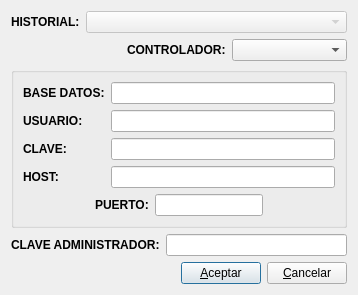
<?xml version="1.0" encoding="UTF-8"?>
<ui version="4.0">
 <author>José Manuel Díez Botella</author>
 <class>import_usuarios</class>
 <widget class="QDialog" name="import_usuarios">
  <property name="geometry">
   <rect>
    <x>0</x>
    <y>0</y>
    <width>358</width>
    <height>294</height>
   </rect>
  </property>
  <property name="windowTitle">
   <string>Importar usuarios</string>
  </property>
  <layout class="QVBoxLayout">
   <item>
    <layout class="QHBoxLayout">
     <property name="spacing">
      <number>6</number>
     </property>
     <property name="margin">
      <number>0</number>
     </property>
     <item>
      <widget class="QLabel" name="label">
       <property name="font">
        <font>
         <weight>75</weight>
         <bold>true</bold>
        </font>
       </property>
       <property name="text">
        <string>HISTORIAL:</string>
       </property>
      </widget>
     </item>
     <item>
      <widget class="QComboBox" name="bdcomboBox">
       <property name="enabled">
        <bool>false</bool>
       </property>
       <property name="sizePolicy">
        <sizepolicy hsizetype="Expanding" vsizetype="Fixed">
         <horstretch>0</horstretch>
         <verstretch>0</verstretch>
        </sizepolicy>
       </property>
      </widget>
     </item>
    </layout>
   </item>
   <item>
    <layout class="QHBoxLayout">
     <property name="spacing">
      <number>6</number>
     </property>
     <property name="margin">
      <number>0</number>
     </property>
     <item>
      <spacer>
       <property name="orientation">
        <enum>Qt::Horizontal</enum>
       </property>
       <property name="sizeHint" stdset="0">
        <size>
         <width>40</width>
         <height>20</height>
        </size>
       </property>
      </spacer>
     </item>
     <item>
      <widget class="QLabel" name="label_6">
       <property name="font">
        <font>
         <weight>75</weight>
         <bold>true</bold>
        </font>
       </property>
       <property name="text">
        <string>CONTROLADOR:</string>
       </property>
      </widget>
     </item>
     <item>
      <widget class="QComboBox" name="controladorcomboBox">
       <property name="sizePolicy">
        <sizepolicy hsizetype="Expanding" vsizetype="Fixed">
         <horstretch>0</horstretch>
         <verstretch>0</verstretch>
        </sizepolicy>
       </property>
      </widget>
     </item>
    </layout>
   </item>
   <item>
    <widget class="QGroupBox" name="groupBox">
     <property name="title">
      <string/>
     </property>
     <layout class="QVBoxLayout">
      <item>
       <layout class="QGridLayout">
        <item row="0" column="0">
         <widget class="QLabel" name="label_3">
          <property name="font">
           <font>
            <weight>75</weight>
            <bold>true</bold>
           </font>
          </property>
          <property name="text">
           <string>BASE DATOS:</string>
          </property>
         </widget>
        </item>
        <item row="0" column="1">
         <widget class="QLineEdit" name="bdlineEdit"/>
        </item>
        <item row="1" column="0">
         <widget class="QLabel" name="label_2">
          <property name="font">
           <font>
            <weight>75</weight>
            <bold>true</bold>
           </font>
          </property>
          <property name="text">
           <string>USUARIO:</string>
          </property>
         </widget>
        </item>
        <item row="1" column="1">
         <widget class="QLineEdit" name="usuariolineEdit"/>
        </item>
        <item row="2" column="0">
         <widget class="QLabel" name="label_4">
          <property name="font">
           <font>
            <weight>75</weight>
            <bold>true</bold>
           </font>
          </property>
          <property name="text">
           <string>CLAVE:</string>
          </property>
         </widget>
        </item>
        <item row="2" column="1">
         <widget class="QLineEdit" name="clavelineEdit">
          <property name="echoMode">
           <enum>QLineEdit::Password</enum>
          </property>
         </widget>
        </item>
        <item row="3" column="0">
         <widget class="QLabel" name="label_5">
          <property name="font">
           <font>
            <weight>75</weight>
            <bold>true</bold>
           </font>
          </property>
          <property name="text">
           <string>HOST:</string>
          </property>
         </widget>
        </item>
        <item row="3" column="1">
         <widget class="QLineEdit" name="hostlineEdit"/>
        </item>
       </layout>
      </item>
      <item>
       <layout class="QHBoxLayout">
        <item>
         <spacer>
          <property name="orientation">
           <enum>Qt::Horizontal</enum>
          </property>
          <property name="sizeHint" stdset="0">
           <size>
            <width>40</width>
            <height>20</height>
           </size>
          </property>
         </spacer>
        </item>
        <item>
         <widget class="QLabel" name="label_7">
          <property name="font">
           <font>
            <weight>75</weight>
            <bold>true</bold>
           </font>
          </property>
          <property name="text">
           <string>PUERTO:</string>
          </property>
         </widget>
        </item>
        <item>
         <widget class="QLineEdit" name="puertolineEdit"/>
        </item>
        <item>
         <spacer>
          <property name="orientation">
           <enum>Qt::Horizontal</enum>
          </property>
          <property name="sizeHint" stdset="0">
           <size>
            <width>40</width>
            <height>20</height>
           </size>
          </property>
         </spacer>
        </item>
       </layout>
      </item>
     </layout>
    </widget>
   </item>
   <item>
    <layout class="QHBoxLayout">
     <item>
      <layout class="QHBoxLayout"/>
     </item>
     <item>
      <layout class="QHBoxLayout">
       <item>
        <widget class="QLabel" name="label_9">
         <property name="font">
          <font>
           <weight>75</weight>
           <bold>true</bold>
          </font>
         </property>
         <property name="text">
          <string>CLAVE ADMINISTRADOR:</string>
         </property>
        </widget>
       </item>
       <item>
        <widget class="QLineEdit" name="clavelineEdit_2"/>
       </item>
      </layout>
     </item>
    </layout>
   </item>
   <item>
    <layout class="QHBoxLayout">
     <property name="spacing">
      <number>6</number>
     </property>
     <property name="margin">
      <number>0</number>
     </property>
     <item>
      <spacer>
       <property name="orientation">
        <enum>Qt::Horizontal</enum>
       </property>
       <property name="sizeHint" stdset="0">
        <size>
         <width>40</width>
         <height>20</height>
        </size>
       </property>
      </spacer>
     </item>
     <item>
      <widget class="QPushButton" name="AceptarpushButton">
       <property name="text">
        <string>&amp;Aceptar</string>
       </property>
      </widget>
     </item>
     <item>
      <widget class="QPushButton" name="cancelarpushButton">
       <property name="text">
        <string>&amp;Cancelar</string>
       </property>
      </widget>
     </item>
    </layout>
   </item>
  </layout>
 </widget>
 <tabstops>
  <tabstop>bdcomboBox</tabstop>
  <tabstop>controladorcomboBox</tabstop>
  <tabstop>bdlineEdit</tabstop>
  <tabstop>usuariolineEdit</tabstop>
  <tabstop>clavelineEdit</tabstop>
  <tabstop>hostlineEdit</tabstop>
  <tabstop>AceptarpushButton</tabstop>
  <tabstop>cancelarpushButton</tabstop>
 </tabstops>
 <resources/>
 <connections>
  <connection>
   <sender>AceptarpushButton</sender>
   <signal>clicked()</signal>
   <receiver>import_usuarios</receiver>
   <slot>accept()</slot>
   <hints>
    <hint type="sourcelabel">
     <x>200</x>
     <y>291</y>
    </hint>
    <hint type="destinationlabel">
     <x>169</x>
     <y>294</y>
    </hint>
   </hints>
  </connection>
  <connection>
   <sender>cancelarpushButton</sender>
   <signal>clicked()</signal>
   <receiver>import_usuarios</receiver>
   <slot>reject()</slot>
   <hints>
    <hint type="sourcelabel">
     <x>308</x>
     <y>287</y>
    </hint>
    <hint type="destinationlabel">
     <x>322</x>
     <y>307</y>
    </hint>
   </hints>
  </connection>
 </connections>
</ui>
